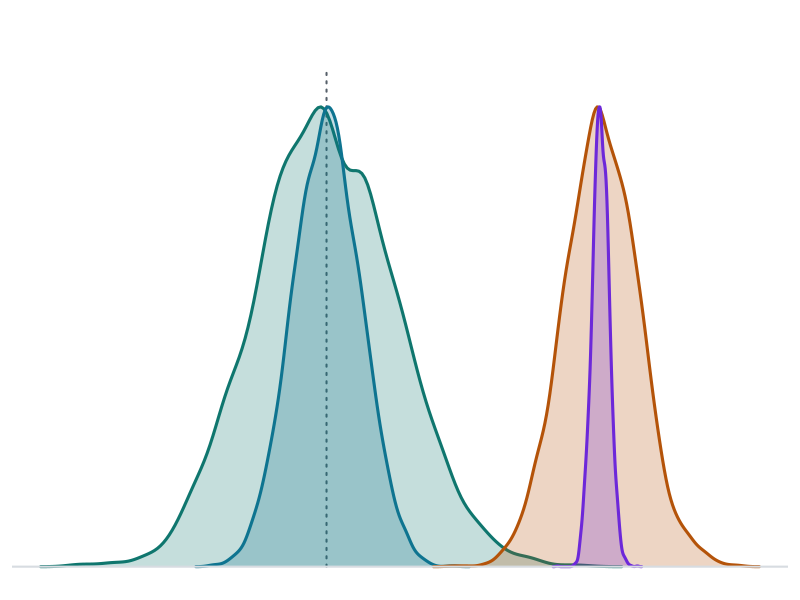

This chart was generated by the following R code:
# Builds thumbnail.png, the listing image for this post.
#
# Run:  Rscript posts/how-big-should-the-spoon-be/_thumbnail.R
#
# The leading underscore keeps Quarto's renderer out of this file. It is not
# part of the post; the post's own figure is plotly and interactive, and a
# listing thumbnail has to be a static file.
#
# The country construction below is DUPLICATED from the naijasim chunk in
# index.qmd rather than shared, because a chunk in a frozen post cannot be
# called from outside it. The stopifnot at the end is what makes the duplication
# safe: if this file ever drifts from the post, it fails loudly instead of
# quietly drawing a different country.
#
# Designed to be read at about 200px wide, so it carries no text and no axis
# labels. At that size the shape is the whole message: two curves sitting on the
# truth, one broad and one narrow, and two more sitting together a long way from
# it. The broad curve on the truth is 500 interviews drawn right; the narrowest
# curve of all is 40,000 drawn wrong.

set.seed(20260817)

phone_share <- 0.31
anap_n      <- 2000
elrufai_n   <- 40000
win_n       <- 500      # the rung the post's argument turns on

sim_party <- c("Green", "Blue", "Red", "Yellow")
sim_zone  <- c("North West", "North East", "North Central",
               "South West", "South East", "South South")
sim_reg_z <- c(21, 12, 15, 18, 9, 15) * 1e6
names(sim_reg_z) <- sim_zone
sim_target <- c(Green = 0.30, Blue = 0.38, Red = 0.24, Yellow = 0.08)

sim_zs <- rbind(
  c(0.08, 0.50, 0.36, 0.06),
  c(0.10, 0.52, 0.32, 0.06),
  c(NA,   NA,   NA,   NA  ),
  c(0.34, 0.34, 0.22, 0.10),
  c(0.72, 0.12, 0.08, 0.08),
  c(0.48, 0.26, 0.16, 0.10)
)
dimnames(sim_zs) <- list(sim_zone, sim_party)
i_nc <- match("North Central", sim_zone)
sim_zs[i_nc, ] <- (sum(sim_reg_z) * sim_target -
                   colSums(sim_zs[-i_nc, ] * sim_reg_z[-i_nc])) / sim_reg_z[i_nc]

sim_reach_z <- c(`North West` = 0.160, `North East` = 0.120,
                 `North Central` = 0.300, `South West` = 0.500,
                 `South East` = 0.440, `South South` = NA)[sim_zone]
i_ss <- match("South South", sim_zone)
sim_reach_z[i_ss] <- (phone_share * sum(sim_reg_z) -
                      sum((sim_reg_z * sim_reach_z)[-i_ss])) / sim_reg_z[i_ss]

sim_st <- NULL; sim_reg_s <- numeric(0); sim_szone <- character(0)
for (zn in sim_zone) {
  g <- sim_zs[zn, "Green"]; b <- sim_zs[zn, "Blue"]
  d <- 0.5 * min(g / 1.5, b)
  s_a <- sim_zs[zn, ]; s_a["Green"] <- g + d;       s_a["Blue"] <- b - d
  s_b <- sim_zs[zn, ]; s_b["Green"] <- g - 1.5 * d; s_b["Blue"] <- b + 1.5 * d
  sim_st    <- rbind(sim_st, s_a, s_b)
  sim_reg_s <- c(sim_reg_s, 0.60 * sim_reg_z[[zn]], 0.40 * sim_reg_z[[zn]])
  sim_szone <- c(sim_szone, zn, zn)
}
sim_frame_s <- sim_reg_s * unname(sim_reach_z[sim_szone])

sim_w_true  <- sim_reg_s   / sum(sim_reg_s)
sim_w_frame <- sim_frame_s / sum(sim_frame_s)
sim_truth   <- colSums(sim_st * sim_w_true)

# The post's own guard, repeated: this must be the same country.
stopifnot(
  isTRUE(all.equal(colSums(sim_st * sim_reg_s) / sum(sim_reg_s), sim_target)),
  isTRUE(all.equal(sum(sim_frame_s) / sum(sim_reg_s), phone_share))
)

sim_alloc <- function(n, w) {
  raw <- n * w; a <- floor(raw); k <- n - sum(a)
  if (k > 0) { j <- order(raw - a, decreasing = TRUE)[seq_len(k)]; a[j] <- a[j] + 1 }
  a
}

SIM_REPS <- 4000

sim_run <- function(n, w) {
  a <- sim_alloc(n, w)
  est <- matrix(0, SIM_REPS, 4, dimnames = list(NULL, sim_party))
  for (i in seq_along(a)) {
    if (a[i] == 0) next
    est <- est + w[i] * t(rmultinom(SIM_REPS, a[i], sim_st[i, ])) / a[i]
  }
  est
}

# The ladder's bottom rung is the post's inversion answer, derived here from the
# same quoted inputs so this file's ladder matches the post's exactly. The seed
# reset and the call order below then guarantee these are the same draws.
z        <- qnorm(0.975)
poll_obi <- 21 / (21 + 13 + 10 + 3)
act_obi  <- 6101533 / 24025940
n_cross  <- ceiling(z^2 * poll_obi * (1 - poll_obi) / (poll_obi - act_obi)^2)

set.seed(20260817)
ns_fair  <- c(n_cross, 100, 250, win_n, 1000, anap_n)
ns_phone <- c(anap_n, elrufai_n)
fair  <- lapply(ns_fair,  sim_run, w = sim_w_true)
phone <- lapply(ns_phone, sim_run, w = sim_w_frame)

pal <- c("#0f766e", "#0e7490", "#b45309", "#6d28d9")
ink <- "#57606a"

curves <- list(
  list(x = 100 * fair[[match(win_n, ns_fair)]][,  "Green"], col = pal[1]),
  list(x = 100 * fair[[match(anap_n, ns_fair)]][, "Green"], col = pal[2]),
  list(x = 100 * phone[[match(anap_n, ns_phone)]][,    "Green"], col = pal[3]),
  list(x = 100 * phone[[match(elrufai_n, ns_phone)]][, "Green"], col = pal[4])
)

# Densities up front, so the x-range comes from the curves. The 500-interview
# curve is much the widest and would otherwise be clipped.
dens <- lapply(curves, function(cv) density(cv$x, n = 200))
xlim <- range(unlist(lapply(dens, `[[`, "x")))

png("posts/how-big-should-the-spoon-be/thumbnail.png",
    width = 640, height = 400, res = 96, bg = "white")
par(mar = c(0.6, 0.6, 0.6, 0.6))
plot(NA, xlim = xlim, ylim = c(0, 1.16),
     axes = FALSE, xlab = "", ylab = "")

# The truth, as a dotted rule.
lines(rep(100 * sim_truth[["Green"]], 2), c(0, 1.08), lty = 3, col = ink, lwd = 2)

for (i in seq_along(curves)) {
  d <- dens[[i]]
  y <- d$y / max(d$y)
  polygon(c(d$x[1], d$x, d$x[length(d$x)]), c(0, y, 0),
          col = paste0(curves[[i]]$col, "3D"), border = NA)
  lines(d$x, y, col = curves[[i]]$col, lwd = 3)
}

# A hairline floor, so the curves stand on something.
abline(h = 0, col = "#d7dce1", lwd = 2)
invisible(dev.off())

cat("wrote posts/how-big-should-the-spoon-be/thumbnail.png\n")
